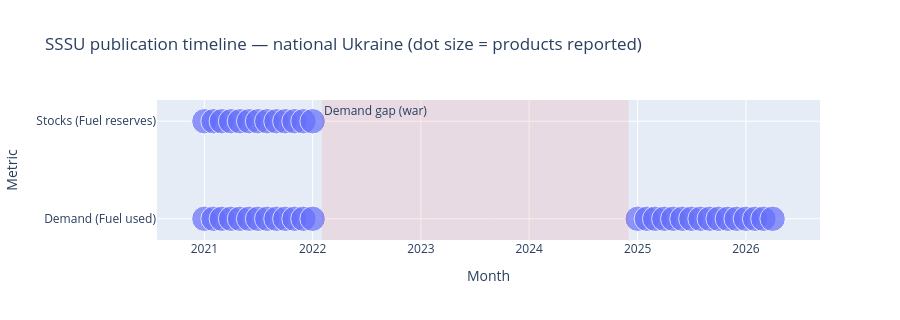

The notebook cell this image was saved under:
### Markdown cell above
## 3. Reporting timeline

Green = months with at least one published observation for that metric (any product).
Useful for showing the team when SSSU stopped reporting stocks.

### Code cell
def _monthly_presence(frame: pd.DataFrame, metric: str) -> pd.DataFrame:
    sub = frame[frame["metric_type"] == metric]
    if sub.empty:
        return pd.DataFrame(columns=["date", "metric", "present"])
    months = sub.groupby("date").size().reset_index(name="n_products")
    months["metric"] = metric
    months["present"] = 1
    return months[["date", "metric", "present", "n_products"]]

presence = pd.concat(
    [_monthly_presence(df, SSSU_DEMAND_METRIC), _monthly_presence(df, SSSU_STOCKS_METRIC)],
    ignore_index=True,
)
presence["metric_label"] = presence["metric"].map(
    {SSSU_DEMAND_METRIC: "Demand (Fuel used)", SSSU_STOCKS_METRIC: "Stocks (Fuel reserves)"}
)

fig_tl = px.scatter(
    presence,
    x="date",
    y="metric_label",
    size="n_products",
    size_max=18,
    title="SSSU publication timeline — national Ukraine (dot size = products reported)",
    labels={"date": "Month", "metric_label": "Metric", "n_products": "Products"},
)
fig_tl.add_vrect(
    x0=WAR_DEMAND_GAP_START,
    x1=WAR_DEMAND_GAP_END,
    fillcolor="rgba(255,0,0,0.08)",
    line_width=0,
    annotation_text="Demand gap (war)",
    annotation_position="top left",
)
fig_tl.update_layout(height=320)
fig_tl.show()

### Figure 1 — Plotly figure (JSON) as saved in the notebook; plotly's stock layout.template omitted (floating-point values rounded to 4 significant figures)
{"data": [{"hovertemplate": "Month=%{x}<br>Metric=%{y}<br>Products=%{marker.size}<extra></extra>", "legendgroup": "", "marker": {"color": "#636efa", "size": [4, 4, 4, 4, 4, 4, 4, 4, 4, 4, 4, 4, 4, 4, 4, 4, 4, 4, 4, 4, 4, 4, 4, 4, 4, 4, 4, 4, 4, 4, 4, 4, 4, 4, 4, 4, 4, 4, 4, 4, 4, 4], "sizemode": "area", "sizeref": 0.01235, "symbol": "circle"}, "mode": "markers", "name": "", "orientation": "v", "showlegend": false, "type": "scatter", "x": ["2021-01-01T00:00:00.000000", "2021-02-01T00:00:00.000000", "2021-03-01T00:00:00.000000", "2021-04-01T00:00:00.000000", "2021-05-01T00:00:00.000000", "2021-06-01T00:00:00.000000", "2021-07-01T00:00:00.000000", "2021-08-01T00:00:00.000000", "2021-09-01T00:00:00.000000", "2021-10-01T00:00:00.000000", "2021-11-01T00:00:00.000000", "2021-12-01T00:00:00.000000", "2022-01-01T00:00:00.000000", "2025-01-01T00:00:00.000000", "2025-02-01T00:00:00.000000", "2025-03-01T00:00:00.000000", "2025-04-01T00:00:00.000000", "2025-05-01T00:00:00.000000", "2025-06-01T00:00:00.000000", "2025-07-01T00:00:00.000000", "2025-08-01T00:00:00.000000", "2025-09-01T00:00:00.000000", "2025-10-01T00:00:00.000000", "2025-11-01T00:00:00.000000", "2025-12-01T00:00:00.000000", "2026-01-01T00:00:00.000000", "2026-02-01T00:00:00.000000", "2026-03-01T00:00:00.000000", "2026-04-01T00:00:00.000000", "2021-01-01T00:00:00.000000", "2021-02-01T00:00:00.000000", "2021-03-01T00:00:00.000000", "2021-04-01T00:00:00.000000", "2021-05-01T00:00:00.000000", "2021-06-01T00:00:00.000000", "2021-07-01T00:00:00.000000", "2021-08-01T00:00:00.000000", "2021-09-01T00:00:00.000000", "2021-10-01T00:00:00.000000", "2021-11-01T00:00:00.000000", "2021-12-01T00:00:00.000000", "2022-01-01T00:00:00.000000"], "xaxis": "x", "y": ["Demand (Fuel used)", "Demand (Fuel used)", "Demand (Fuel used)", "Demand (Fuel used)", "Demand (Fuel used)", "Demand (Fuel used)", "Demand (Fuel used)", "Demand (Fuel used)", "Demand (Fuel used)", "Demand (Fuel used)", "Demand (Fuel used)", "Demand (Fuel used)", "Demand (Fuel used)", "Demand (Fuel used)", "Demand (Fuel used)", "Demand (Fuel used)", "Demand (Fuel used)", "Demand (Fuel used)", "Demand (Fuel used)", "Demand (Fuel used)", "Demand (Fuel used)", "Demand (Fuel used)", "Demand (Fuel used)", "Demand (Fuel used)", "Demand (Fuel used)", "Demand (Fuel used)", "Demand (Fuel used)", "Demand (Fuel used)", "Demand (Fuel used)", "Stocks (Fuel reserves)", "Stocks (Fuel reserves)", "Stocks (Fuel reserves)", "Stocks (Fuel reserves)", "Stocks (Fuel reserves)", "Stocks (Fuel reserves)", "Stocks (Fuel reserves)", "Stocks (Fuel reserves)", "Stocks (Fuel reserves)", "Stocks (Fuel reserves)", "Stocks (Fuel reserves)", "Stocks (Fuel reserves)", "Stocks (Fuel reserves)"], "yaxis": "y"}], "layout": {"annotations": [{"showarrow": false, "text": "Demand gap (war)", "x": "2022-02-01T00:00:00", "xanchor": "left", "xref": "x", "y": 1, "yanchor": "top", "yref": "y domain"}], "height": 320, "legend": {"itemsizing": "constant", "tracegroupgap": 0}, "shapes": [{"fillcolor": "rgba(255,0,0,0.08)", "line": {"width": 0}, "type": "rect", "x0": "2022-02-01T00:00:00", "x1": "2024-12-01T00:00:00", "xref": "x", "y0": 0, "y1": 1, "yref": "y domain"}], "title": {"text": "SSSU publication timeline — national Ukraine (dot size = products reported)"}, "xaxis": {"anchor": "y", "domain": [0, 1], "title": {"text": "Month"}}, "yaxis": {"anchor": "x", "domain": [0, 1], "title": {"text": "Metric"}}}}
